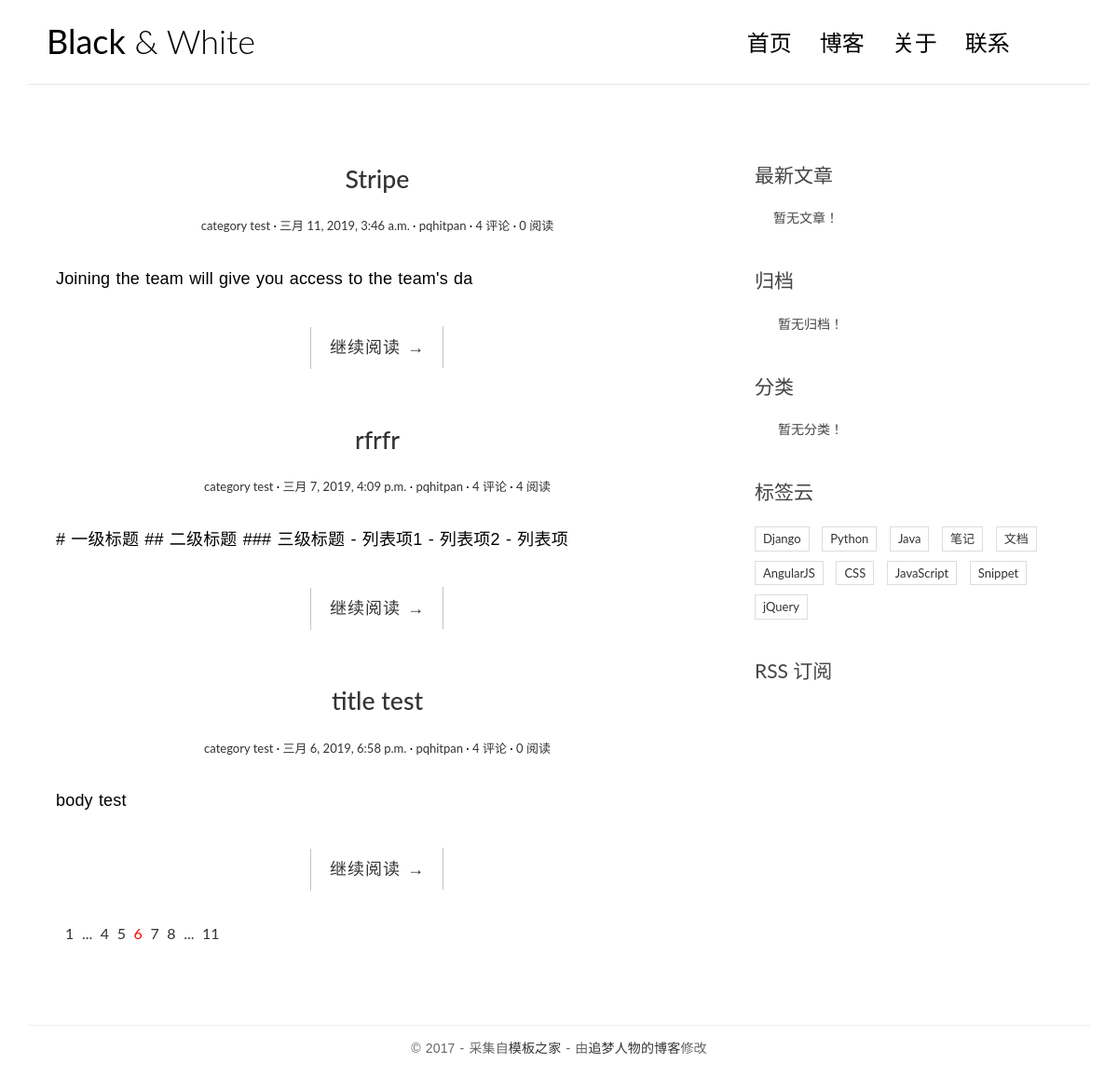
The page / on the database its author committed.
### blog/models.py (models this page shows, shortened)
@python_2_unicode_compatible
class Post(models.Model):
    title = models.CharField(max_length=70)
    body = models.TextField()
    created_time = models.DateTimeField()
    modified_time = models.DateTimeField()
    excerpt = models.CharField(max_length=200, blank=True)
    category = models.ForeignKey(Category, on_delete=models.CASCADE)
    tags = models.ManyToManyField(Tag, blank=True)
    author = models.ForeignKey(User, on_delete=models.CASCADE)
    views = models.PositiveIntegerField(default=0)
    def get_absolute_url(self):
        return reverse('blog:detail', kwargs={'pk': self.pk})

@python_2_unicode_compatible
class Category(models.Model):
    name = models.CharField(max_length=100)

### blog/views.py (the view)
# urls.py: url(r'^$', views.index, name='index'),
def index(request):
    post_list = Post.objects.all().order_by('-created_time')
    return render(request, 'blog/index.html', context={'post_list': post_list})

### templates/blog/index.html
{% extends 'base.html' %}
{% block main %}
    {% for post in post_list %}
        <article class="post post-{{ post.pk }}">
            <header class="entry-header">
                <h1 class="entry-title">
                    <a href="{{ post.get_absolute_url }}">{{ post.title }}</a>
                </h1>
                <div class="entry-meta">
                  <span class="post-category"><a href="#">{{ post.category.name }}</a></span>
                  <span class="post-date"><a href="#"><time class="entry-date"
                                                            datetime="{{ post.created_time }}">{{ post.created_time }}</time></a></span>
                  <span class="post-author"><a href="#">{{ post.author }}</a></span>
                  <span class="comments-link"><a href="#">4 评论</a></span>
                  <span class="views-count"><a href="{{ post.get_absolute_url }}">{{ post.views }} 阅读</a></span>
                </div>
            </header>
            <div class="entry-content clearfix">
              <p>{{ post.body|truncatechars:54 }}</p>
              <div class="read-more cl-effect-14">
                <a href="{{ post.get_absolute_url }}" class="more-link">继续阅读 <span class="meta-nav">→</span></a>
              </div>
            </div>
        </article>
    {% empty %}
        <div class="no-post">暂时还没有发布的文章！</div>
    {% endfor %}
    <div class="pagination">
        <ul>
            <li><a href="">1</a></li>
            <li><a href="">...</a></li>
            <li><a href="">4</a></li>
            <li><a href="">5</a></li>
            <li class="current"><a href="">6</a></li>
            <li><a href="">7</a></li>
            <li><a href="">8</a></li>
            <li><a href="">...</a></li>
            <li><a href="">11</a></li>
        </ul>
    </div>
{% endblock main %}

### templates/base.html (shortened to what this page needs)
{% load staticfiles %}
{% load blog_tags %}
<!DOCTYPE html>
<html>
<head>
    <link rel="stylesheet" href="http://code.ionicframework.com/ionicons/2.0.1/css/ionicons.min.css">
    <link rel="stylesheet" href="{% static 'blog/css/bootstrap.min.css' %}">
    <link rel="stylesheet" href="{% static 'blog/css/pace.css' %}">
    <link rel="stylesheet" href="{% static 'blog/css/custom.css' %}">
    <link rel="stylesheet" href="{% static 'blog/css/highlights/github.css' %}">
</head>
<body>
<div class="container">
    <header id="site-header">
        <div class="row">
            <div class="col-md-4 col-sm-5 col-xs-8">
                <div class="logo">
                    <h1><a href="index.html"><b>Black</b> &amp; White</a></h1>
                </div>
            </div>
            <div class="col-md-8 col-sm-7 col-xs-4">
                <nav class="main-nav" role="navigation">
                    <div class="collapse navbar-collapse" id="bs-example-navbar-collapse-1">
                        <ul class="nav navbar-nav navbar-right">
                            <li class="cl-effect-11"><a href="index.html" data-hover="首页">首页</a></li>
                            <li class="cl-effect-11"><a href="full-width.html" data-hover="博客">博客</a></li>
                            <li class="cl-effect-11"><a href="about.html" data-hover="关于">关于</a></li>
                            <li class="cl-effect-11"><a href="contact.html" data-hover="联系">联系</a></li>
                        </ul>
                    </div>
                </nav>
            </div>
        </div>
    </header>
</div>
<div class="content-body">
    <div class="container">
        <div class="row">
            <main class="col-md-8">
                {% block main %}
                {% endblock main %}
            </main>
            <aside class="col-md-4">
                <div class="widget widget-recent-posts">
                  <h3 class="widget-title">最新文章</h3>
                  {% get_recent_posts as recent_post_list %}
                  <ul>
                    {% for post in recent_post_list %}
                    <li>
                      <a href="{{ post.get_absolute_url }}">{{ post.title }}</a>
                    </li>
                    {% empty %}
                    暂无文章！
                    {% endfor %}
                  </ul>
                </div>
                <div class="widget widget-archives">
                  <h3 class="widget-title">归档</h3>
                  {% archives as date_list %}
                  <ul>
                    {% for date in date_list %}
                    <li>
                      <a href="{% url 'blog:archives' date.year date.month %}">{{ date.year }} 年 {{ date.month }} 月</a>
                    </li>
                    {% empty %}
                    暂无归档！
                    {% endfor %}
                  </ul>
                </div>
                <div class="widget widget-category">
                  <h3 class="widget-title">分类</h3>
                  {% get_categories as category_list %}
                  <ul>
                    {% for category in category_list %}
                    <li>
                      <a href="{% url 'blog:category' category.pk %}">{{ category.name }}</a>
                    </li>
                    {% empty %}
                    暂无分类！
                    {% endfor %}
                  </ul>
                </div>
                <div class="widget widget-tag-cloud">
                    <h3 class="widget-title">标签云</h3>
                    <ul>
                        <li>
                            <a href="#">Django</a>
                        </li>
                        <li>
                            <a href="#">Python</a>
                        </li>
                        <li>
                            <a href="#">Java</a>
                        </li>
                        <li>
                            <a href="#">笔记</a>
                        </li>
                        <li>
                            <a href="#">文档</a>
                        </li>
                        <li>
                            <a href="#">AngularJS</a>
                        </li>
                        <li>
                            <a href="#">CSS</a>
                        </li>
                        <li>
                            <a href="#">JavaScript</a>
                        </li>
                        <li>
                            <a href="#">Snippet</a>
                        </li>
                        <li>
                            <a href="#">jQuery</a>
                        </li>
                    </ul>
                </div>
                <div class="rss">
                    <a href=""> RSS 订阅</a>
                </div>
            </aside>
        </div>
    </div>
</div>
<footer id="site-footer">
    <div class="container">
        <div class="row">
            <div class="col-md-12">
                <p class="copyright">&copy 2017 - 采集自<a href="http://www.cssmoban.com/"
                                                        target="_blank" title="模板之家">模板之家</a>
                    - 由<a href="http://zmrenwu.com/" title="网页模板" target="_blank">追梦人物的博客</a>修改
                </p>
            </div>
        </div>
    </div>
</footer>
</body>
</html>

### static/blog/css/custom.css (style rules this page uses)
* { outline: none; }
h1, h2, h3, h4, h5, h6 { margin-top: 0; }
b { font-weight: 400; }
a { color: #333; }
body { color: #444; font-family: 'Lato', sans-serif; }
p { font-family: 'Ubuntu', sans-serif; font-weight: 400; word-spacing: 1px; letter-spacing: 0.01em; }
#site-header { background-color: #FFF; padding: 25px 20px; margin-bottom: 40px; border-bottom: 1px solid #e7e7e7; }
.logo h1 a { color: #000; }
.logo h1 { margin: 0; font-family: 'Lato', sans-serif; font-weight: 300; }
.main-nav { margin-top: 11px; max-width: 95%; }
.main-nav a { color: #000000 !important; padding: 0 0 5px 0 !important; margin-right: 30px; font-family: 'Lato', sans-serif; font-weight: 300; font-size: 24px; }
.cl-effect-11 a { padding: 10px 0; color: #0972b4; text-shadow: none; }
.cl-effect-11 a::before { position: absolute; top: 0; left: 0; overflow: hidden; padding: 0 0 5px 0 !important; max-width: 0; border-bottom: 1px solid #000; color: #000; content: attr(data-hover); white-space: nowrap; -webkit-transition: max-width 0.5s; -moz-transition: max-width 0.5s; transition: max-width 0.5s; }
.content-body { padding-bottom: 4em; }
.post { background: #fff; padding: 30px 30px 0; }
.entry-title { text-align: center; font-size: 1.9em; margin-bottom: 20px; line-height: 1.6; padding: 10px 20px 0; }
.entry-meta { text-align: center; color: #DDDDDD; font-size: 13px; margin-bottom: 30px; }
.entry-content { font-size: 18px; line-height: 1.9; font-weight: 300; color: #000; }
.post-category::after, .post-date::after, .post-author::after, .comments-link::after { content: ' ·'; color: #000; }
.read-more { font-family: 'Ubuntu', sans-serif; font-weight: 400; word-spacing: 1px; letter-spacing: 0.01em; text-align: center; margin-top: 20px; }
.cl-effect-14 a { padding: 0 20px; height: 45px; line-height: 45px; position: relative; display: inline-block; margin: 15px 25px; letter-spacing: 1px; font-weight: 400; text-shadow: 0 0 1px rgba(255, 255, 255, 0.3); }
.cl-effect-14 a::before, .cl-effect-14 a::after { position: absolute; width: 45px; height: 1px; background: #C3C3C3; content: ''; -webkit-transition: all 0.3s; -moz-transition: all 0.3s; transition: all 0.3s; pointer-events: none; }
.cl-effect-14 a::before { top: 0; left: 0; -webkit-transform: rotate(90deg); -moz-transform: rotate(90deg); transform: rotate(90deg); -webkit-transform-origin: 0 0; -moz-transform-origin: 0 0; transform-origin: 0 0; }
.cl-effect-14 a::after { right: 0; bottom: 0; -webkit-transform: rotate(90deg); -moz-transform: rotate(90deg); transform: rotate(90deg); -webkit-transform-origin: 100% 0; -moz-transform-origin: 100% 0; transform-origin: 100% 0; }
.widget { background: #fff; padding: 30px 0 0; }
.widget-title { font-size: 1.5em; margin-bottom: 20px; line-height: 1.6; padding: 10px 0 0; font-weight: 400; }
.widget-recent-posts ul { padding: 0; margin: 0; padding-left: 20px; }
.widget-archives ul { padding: 0; margin: 0; padding-left: 25px; }
.widget-category ul { padding: 0; margin: 0; padding-left: 25px; }
.widget-tag-cloud ul { padding: 0; margin: 0; margin-right: -10px; }
.widget-tag-cloud ul li { list-style-type: none; font-size: 13px; display: inline-block; margin-right: 10px; margin-bottom: 10px; padding: 3px 8px; border: 1px solid #ddd; }
.rss { font-size: 21px; margin-top: 30px; }
.rss a { color: #444; }
#site-footer { padding-top: 10px; padding: 0 0 1.5em 0; }
.copyright { text-align: center; padding-top: 1em; margin: 0; border-top: 1px solid #eee; color: #666; }
.pagination ul { list-style: none; }
.pagination ul li { display: inline-block; font-size: 16px; margin-right: 5px; }
.current a { color: red; }

### rows shown on the page
Post: title "Stripe", category.name "category test", created_time "三月 11, 2019, 3:46 a.m.", author "pqhitpan", views "0", body "Joining the team will give you access to the team's da"
Post: title "rfrfr", category.name "category test", created_time "三月 7, 2019, 4:09 p.m.", author "pqhitpan", views "4", body "# 一级标题 ## 二级标题 ### 三级标题 - 列表项1 - 列表项2 - 列表项"
Post: title "title test", category.name "category test", created_time "三月 6, 2019, 6:58 p.m.", author "pqhitpan", views "0", body "body test"
